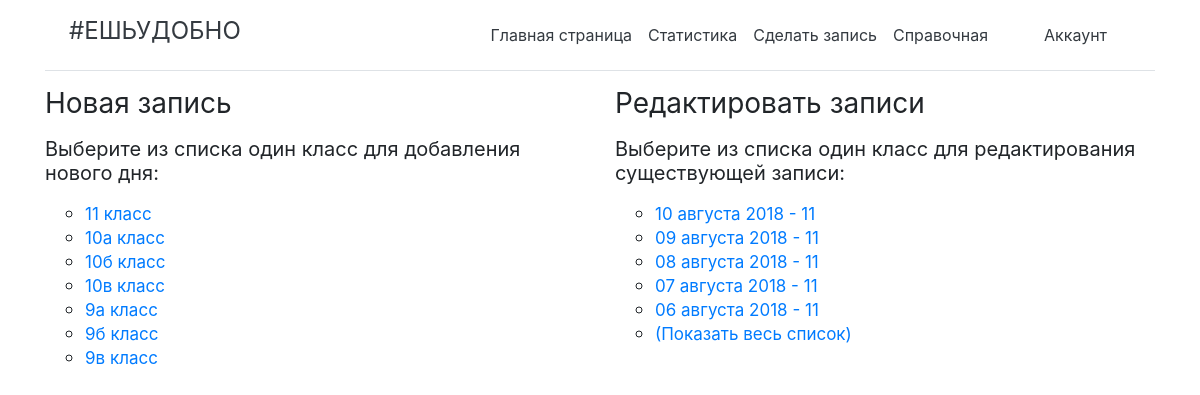
/write/ (signed in), run on an earlier commit of the app's database.
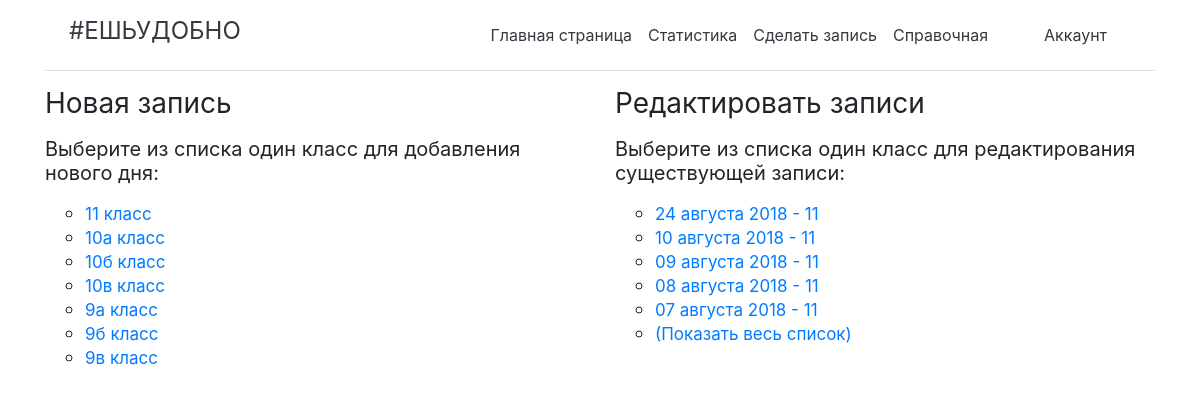
And on a later commit of the database.
### app/models.py (models this page shows, shortened)
class SchoolClass(models.Model):
    school_class = models.CharField(max_length=10, help_text = 'Класс')
    stats = models.BigIntegerField(default=0)
    class Meta:
    	ordering = ['school_class']

class State(models.Model):
    date = models.DateField(help_text = '- в формате дд.мм.гггг')
    status = models.CharField(max_length=1)
    people = models.ManyToManyField(People,
        help_text = '-выберите только тех, кто пришел!',
        related_name="peoples",
        blank = 'true')
    school_class = models.CharField(max_length=10)
    school_class_id = models.CharField(max_length=10)
    author = models.CharField(max_length=100)
    availability = models.CharField(max_length=2)
    class Meta:
        ordering = ['-date']

### app/views.py (the view)
# urls.py: path('write/', views.writeindex, name = 'writeindex'),
@login_required
def writeindex(request):
    if request.user.groups.get().name == 'Writer':
        school_class = SchoolClass.objects.order_by('id')
        state_list = State.objects.filter(availability='+').order_by('-date')[0:5]
        return render(
            request,
            'app/writeindex.html',
            context = {'class':school_class, 'state_list':state_list})
    else:
        return render(
            request,
            'app/permissions.html')

### app/templates/app/writeindex.html (shortened to what this page needs)
{% extends "base_generic.html" %}
{% block content %}
<div class="container">
  <div class="row">
    <div class="col-sm-6">
      <h3 class="font-weight-normal">Новая запись</<h3>
      <h5 class="font-weight-normal">Выберите из списка один класc для добавления нового дня:</<h5>
      <ul class="ul">
        {% if class %}
          {% for i in class %}
            <li><a href='{{ i.id }}' class="href">{{i.school_class}} класс</a></li>
          {% endfor %}
          {% else %}
            <li class="list">Список пуст!</li>
        {% endif %}
      </ul>
    </div>
    <div class="col-sm-6">
      <h3 class="font-weight-normal">Редактировать записи</<h3>
      <h5 class="font-weight-normal">Выберите из списка один класс для редактирования существующей записи:</<h5>
      <ul class="ul">
        {% if state_list %}
          {% for i in state_list %}
            <li><a href="edit/{{i.id}}" class="href">{{i.date}} - {{i.school_class}}</a></li>
          {% endfor %}
            <li><a href="{% url 'list'%}" class="href">(Показать весь список)</a></li>
        {% else %}
          <li>Список пуст!</li>
        {% endif %}
      </ul>
    </div>
  </div>
</div>
{% endblock %}

### app/templates/base_generic.html (shortened to what this page needs)
<!DOCTYPE html>
<html lang="ru">
<head>
  <link rel="stylesheet" href="https://maxcdn.bootstrapcdn.com/bootstrap/4.1.0/css/bootstrap.min.css">
  {% load static %}
  {% block static %}<link rel="stylesheet" href="{% static 'css/styles.css' %}">{% endblock %}
</head>
<body>
  <div class="container">
    {% block sidebar %}
    <nav class="navbar navbar-expand-md bg-white box-shadow border-bottom align-items-center">
      <h4 class="font-weight-normal navbar-brand pl-2"><a class="text-dark" href="{% url 'index' %}">#ЕШЬУДОБНО</a></h4>
      <div class="collapse navbar-collapse" id="navbarsExampleDefault">
        <ul class="navbar-nav mr-md-4 mx-auto ">
          <li class="nav-item">
            <a class="p-2 text-dark nav-link" href="{% url 'index' %}">Главная страница</a>
          </li>
          <li class="nav-item">
            <a class="p-2 text-dark nav-link" href="{% url 'class' %}">Статистика</a>
          </li>
          <li class="nav-item">
            <a class="p-2 text-dark nav-link" href="{% url 'writeindex' %}">Сделать запись</a>
          </li>
          <li class="nav-item">
            <a class="pr-5 pl-2 text-dark nav-link" href="{% url 'faq'%}">Справочная</a>
          </li>
          {% if user.is_authenticated %}
            <li class="nav-item">
              <a class="p-2 text-dark nav-link" href="{% url 'account'%}">Аккаунт</a>
            </li>
          {% else %}
            <li class="nav-item">
              <a href="{% url 'login' %}" class="btn btn-outline-primary">Войти</a>
            </li>
          {% endif %}
        </ul>
      </div>
    </nav>
    {% endblock %}
  </div>
    <div class="pt-3">{% block content %}{% endblock %}</div>
</body>
</html>

### app/static/css/styles.css (style rules this page uses)
.href { font-size: 17px; }
.navbar-brand { font-size: 1.5rem; }
ul { list-style: circle; }

What changed in the data, as far as the page shows it:
no longer on this page (row unchanged): State: date "06 августа 2018", school_class "11"
added State: date "24 августа 2018", school_class "11"
